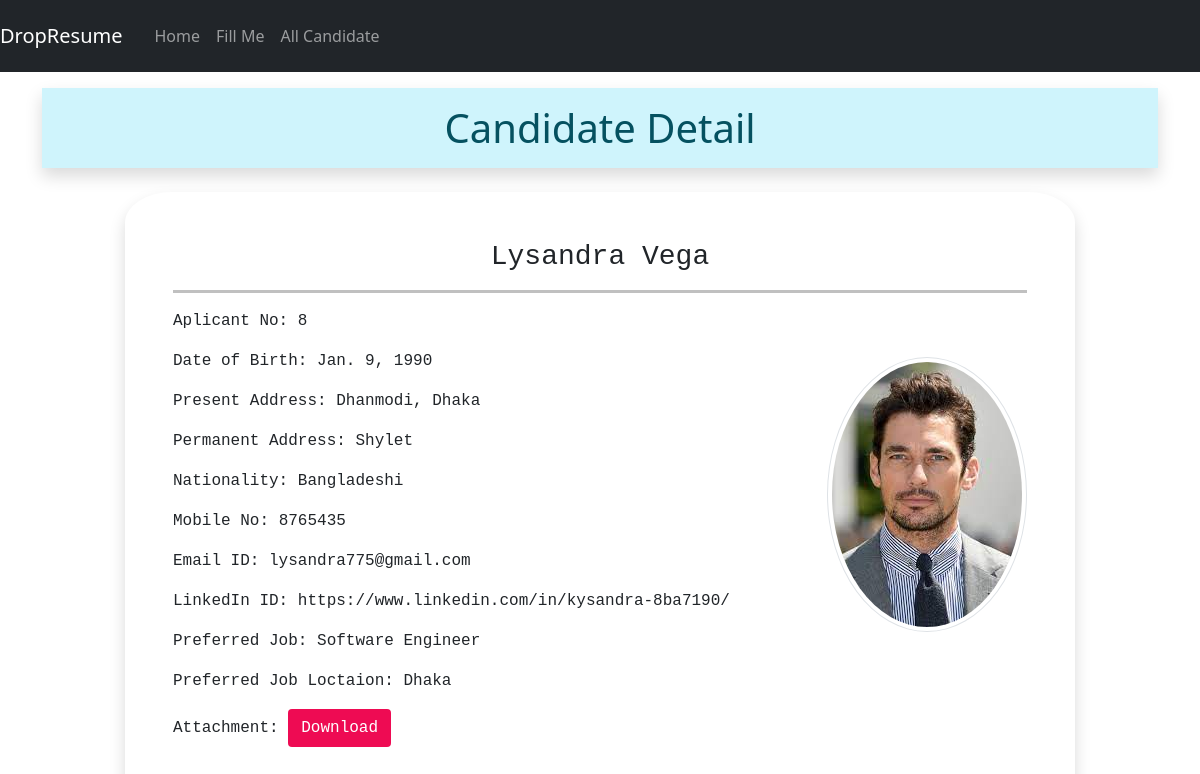
Page /8 on the committed database.
### myapp/models.py (models this page shows)
class ResumeModel(models.Model):
    fname=models.CharField(max_length=200)
    lname=models.CharField(max_length=200)
    date_of_birth=models.DateField(auto_now=False, auto_now_add=False)
    gender=models.CharField(max_length=200)
    national=models.CharField(max_length=200)
    present_address=models.TextField()
    permanent_address=models.TextField()
    mobile=models.PositiveIntegerField()
    email=models.EmailField()
    job_type=models.CharField(choices=TYPE_CHOICE,max_length=100)
    preferred_job=models.CharField(max_length=250)
    job_city=models.CharField(choices=DIVISION_CHOICE, max_length=100)
    linkedin=models.URLField( blank=True)
    profile=models.ImageField(upload_to='profileimage', blank=True)
    my_file=models.FileField(upload_to='resumefile', blank=True)

### myapp/views.py (the view)
# urls.py: path('<int:pk>',views.Candidate.as_view(), name='candidate'),
class Candidate(View):
    def get(self, request,pk):
        info=ResumeModel.objects.get(id=pk)
        return render(request, 'myapp/candidate.html',{'info':info})

### myapp/templates/myapp/candidate.html (shortened to what this page needs)
{%extends 'myapp/base.html'%}
{% load static %}
{%block css%}<link rel="stylesheet" href="{% static 'myapp/css/style.css'%}"> {%endblock%}
{%block content%}
<div class="container">
    <h1 class="alert-info text-center p-3 shadow mb-4 mt-3 ">Candidate Detail</h1>
    <div class="row" >
        <div class="col-sm-10 shadow p-5 offset-sm-1 fontt" style="border-radius: 5%;">
            <h3 class="text-center">{{info.fname}}  {{info.lname}}</h3>
            <hr style="border-top: 3px solid rgb(8, 8, 8);">
            <img src="{{info.profile.url}}" alt="" class="img-fluid img-thumbnail mt-5 float-end rounded-circle" width="200", height="200">
            <p>Aplicant No: {{info.id}}</p>
            <p>Date of Birth: {{info.date_of_birth}}</p>
            <p>Present Address: {{info.present_address}}</p>
            <p>Permanent Address: {{info.permanent_address}}</p>
            <p>Nationality: {{info.national}}</p>
            <p>Mobile No: {{info.mobile}}</p>
            <p>Email ID:  {{info.email}}</p>
            <p>LinkedIn ID: {{info.linkedin}}</p>
            <p>Preferred Job: {{info.preferred_job}}</p>
            <p>Preferred Job Loctaion: {{info.job_city}}</p>
            <p>Attachment: <a href="{{info.my_file.url}}" class="btn customcolor">Download</a></p>
        </div>
    </div>
</div>
{%endblock%}

### myapp/static/myapp/css/style.css (style rules this page uses)
.customcolor { background-color:rgb(238, 11, 83); color: white; }
.fontt { font-family: "Lucida Console", "Courier New", monospace; }

### rows in the picture
ResumeModel: fname "Lysandra", lname "Vega", profile (picture), id "8", date_of_birth "Jan. 9, 1990", present_address "Dhanmodi, Dhaka", permanent_address "Shylet", national "Bangladeshi", mobile "8765435", email "lysandra775@gmail.com", linkedin "https://www.linkedin.com/in/kysandra-8ba7190/", preferred_job "Software Engineer", job_city "Dhaka"
